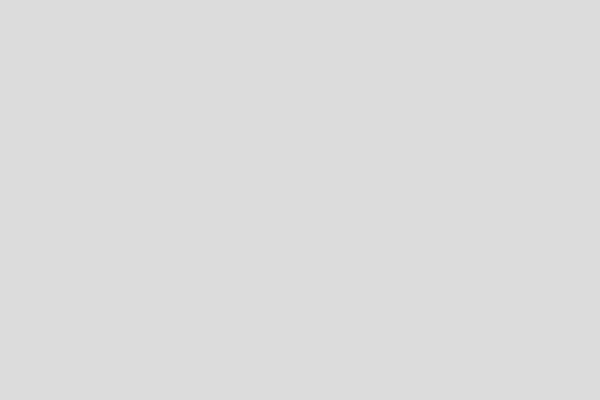
Frame 1 (no input)
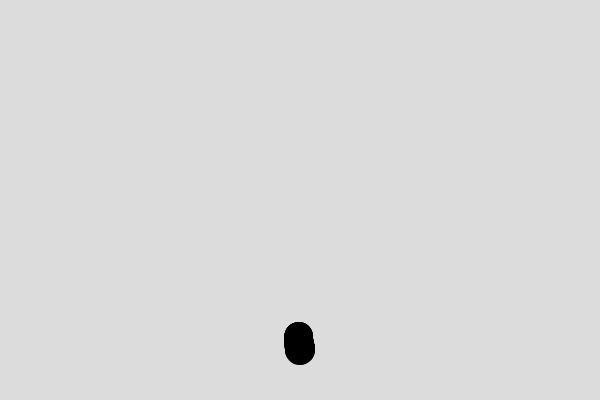
Frame 60 (no input)
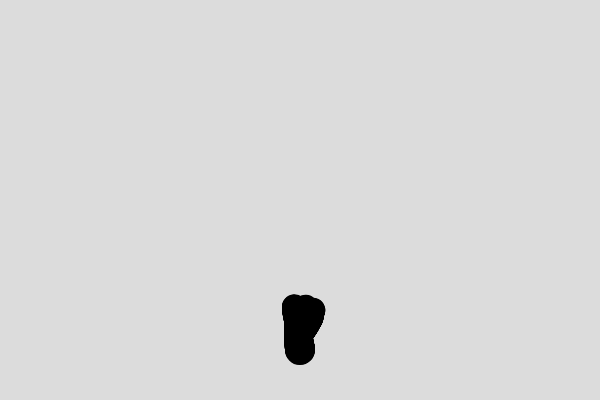
Frame 120 (the mouse pressed at the canvas centre since frame 60)

The p5.js sketch that drew these frames (run headless with seeded random() and noise() and a simulated clock; from frame 60 on, the mouse is pressed at the canvas centre):

// p5.js sketch
// ── sketch.js
let tree, roots;

function setup() {
  createCanvas(600, 400);
  background(220);
  tree = new Tree(width/2, height-50);
}

function draw() {
  let r = randomGaussian(0.5, 0.2);
  r = constrain(r, 0, 1);
  
  if (r > 0.95) {
    tree.generate_tree();  
  }
  tree.cleanup();
  tree.draw_tree();
  
  if (!tree.isAlive) {
    noLoop();
    console.log("tree has been killed!!")
  }
}
// ── branch.js
class Branch {
  constructor(x, y, branch_width=0.4, angle=-HALF_PI) {
    this.smoothing = 0.8;
    this.start_pos = createVector(x, y);
    this.pos = createVector(x, y);
    this.angle = angle;
    this.prev_angle = 0;
    this.length = 0.5;
    this.isAlive = true;
    this.branch_width = branch_width;
  }
  
  draw_branch() {
    strokeWeight(this.branch_width);
  
    let random_sample = randomGaussian() * 0.05;
    let delta = lerp(this.prev_angle, random_sample, this.smoothing);
    this.prev_angle = delta;
    this.angle += delta;
    
    let newpos = p5.Vector.fromAngle(this.angle).mult(this.length);
    newpos.add(this.pos);
    line(this.pos.x, this.pos.y, newpos.x, newpos.y);
    this.pos = newpos;

    this.branch_width -= 0.06;
    
    this.check_limit();
  }
  
  check_limit() {
    let distance = this.start_pos.dist(this.pos);
    if (distance > 500) {
      this.length = 0;
      this.isAlive = false;
    }
    if (this.branch_width <= 0) {
      this.isAlive = false;
    }
  }
  
  get_angle() {
    return this.angle;
  }
  
  get_x() {
    return this.pos.x;
  }
  
  get_y() {
    return this.pos.y;
  }
}
// ── tree.js
class Tree {
  constructor(x=width/2, y=height/2) {
    this.start_pos = createVector(x, y);
    this.branches = [];
    this.current_branches_level = [1];
    this.isAlive = true;
  }
  
  generate_tree() {
    let new_branches = random(this.current_branches_level);
    
    let new_branches_list = [];
    for (let i = 1; i <= new_branches; i++) {
      let b;
      if (this.branches.length == 0) {
        b = new Branch(this.start_pos.x, this.start_pos.y, 30);        
      } else {
        let prev_b = random(this.branches);
        b = new Branch(prev_b.get_x(), prev_b.get_y(), prev_b.branch_width, prev_b.get_angle() + (random([-0.2, 0.2])));
      }
      new_branches_list.push(b);
    }
    this.branches.push(...new_branches_list);

    this.update_current_branches_list()
    this.cleanup();
  }
  
  cleanup() {
    let check = false;
    for (let i = 0; i < this.branches.length; i++) {
      if (!this.branches[i].isAlive) {
        this.branches.splice(i, 1);
        i--;
      }
      check = true;
    }
    if (this.branches.length == 0 && check) {
      this.isAlive = false;
    }
  }
  
  draw_tree() {
    for (let i = 0; i < this.branches.length; i++) {
      this.branches[i].draw_branch();
    }
  }
  
  update_current_branches_list() {
    // TODO: generate next branches numbers for selection 
    // ex. prev_list -> [1]  new_list -> [2, 3]
    this.current_branches_level = [2, 3, 4];
  }
}
